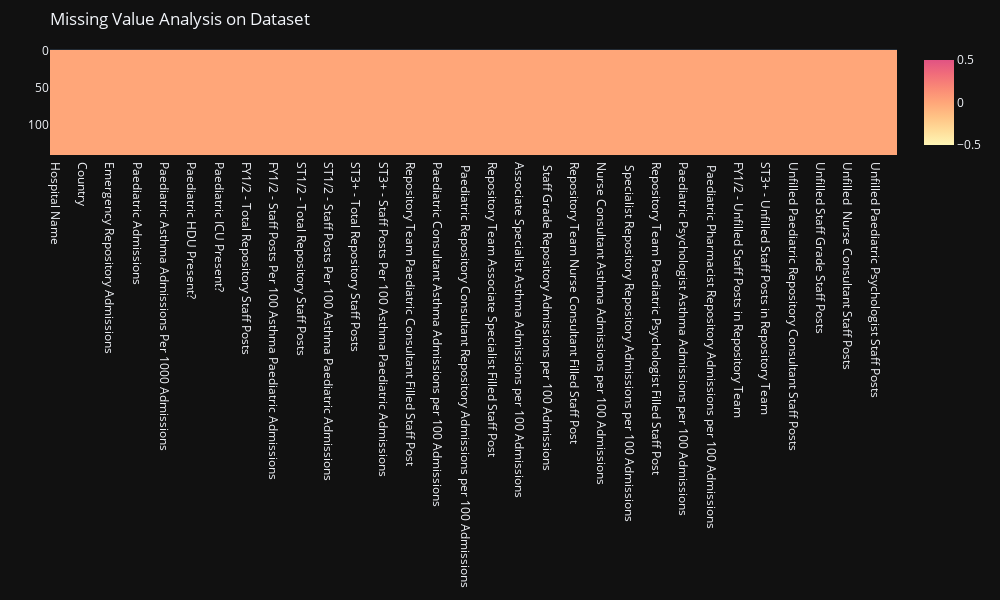

Source (notebook cell):
### Markdown cell above
### Missing Values

### Code cell
print(df.isnull().sum())
print("\nTotal number of missing values in the Paediatric Admissions Dataset",df.isnull().sum().sum())
# Missing value analysis - EDA 
figure = px.imshow(df.isna(), color_continuous_scale="pinkyl",width=1000,height=600)
figure.update_layout(title="Missing Value Analysis on Dataset",margin=dict(t=50, b=50, l=50, r=50),)
figure.show()

### Figure 1 — Plotly figure (JSON) as saved in the notebook; plotly's stock layout.template omitted (floating-point values rounded to 4 significant figures; data arrays with more than 128 entries replaced by an {"elided": "..."} marker saying what was removed)
{"data": [{"coloraxis": "coloraxis", "name": "0", "x": ["Hospital Name", "Trust Name", "Country", "Emergency Medical Admissions", "Emergency Repository Admissions", "Emergency Asthma Admissions", "Paediatric Admissions", "Repository Admissions", "Paediatric Asthma Admissions Per 1000 Admissions", "Total Paediatric Beds For Asthma Patients", "Paediatric HDU Present?", "Total Paediatric HDU Beds", "Paediatric ICU Present?", "Total Paediatric ICU Beds", "FY1/2 - Total Repository Staff Posts", "FY1/2 - Staff Posts Per 100 Repository Paediatric Admissions", "FY1/2 - Staff Posts Per 100 Asthma Paediatric Admissions", "FY1/2 -Filled Respiratory Staff Posts", "ST1/2 - Total Repository Staff Posts", "ST1/2 - Staff Posts Per 100 Repository Paediatric Admissions", "ST1/2 - Staff Posts Per 100 Asthma Paediatric Admissions", "ST1/2 -Filled Respiratory Staff Posts", "ST3+ - Total Repository Staff Posts", "ST3+ - Staff Posts Per 100 Repository Paediatric Admissions", "ST3+ - Staff Posts Per 100 Asthma Paediatric Admissions", "ST3+ -Filled Respiratory Staff Posts", "Repository Team Paediatric Consultant Filled Staff Post", " Paediatric Consultant Repository Admissions per 100 Admissions", "Paediatric Consultant Asthma Admissions per 100 Admissions", "Repository Team Paediatric Repository Consultant Filled Staff Post", " Paediatric Repository Consultant Repository Admissions per 100 Admissions", "Paediatric Repository Consultant Asthma Admissions per 100 Admissions", "Repository Team Associate Specialist Filled Staff Post", " Associate Specialist Repository Admissions per 100 Admissions", "Associate Specialist Asthma Admissions per 100 Admissions", "Repository Team Staff Grade Filled Staff Post", " Staff Grade Repository Admissions per 100 Admissions", "Staff Grade Asthma Admissions per 100 Admissions", "Repository Team Nurse Consultant Filled Staff Post", " Nurse Consultant Repository Admissions per 100 Admissions", "Nurse Consultant Asthma Admissions per 100 Admissions", "Repository Team Specialist Repository Filled Staff Post", " Specialist Repository Repository Admissions per 100 Admissions", " Specialist Repository Asthma Admissions per 100 Admissions", "Repository Team Paediatric Psychologist Filled Staff Post", " Paediatric Psychologist Repository Admissions per 100 Admissions", "Paediatric Psychologist Asthma Admissions per 100 Admissions", "Repository Team Paediatric Pharmacist Filled Staff Post", " Paediatric Pharmacist Repository Admissions per 100 Admissions", "Paediatric Pharmacist Asthma Admissions per 100 Admissions", "FY1/2 - Unfilled Staff Posts in Repository Team", "ST1/2 - Unfilled Staff Posts in Repository Team", "ST3+ - Unfilled Staff Posts in Repository Team", "Unfilled Paediatric Consultant Staff Posts", "Unfilled Paediatric Repository Consultant Staff Posts", "Unfilled Associate Specialist Staff Posts", "Unfilled Staff Grade Staff Posts", "Unfilled Asthma Nurse Consultant Staff Posts", "Unfilled  Nurse Consultant Staff Posts", "Unfilled Nurse Specialist Repository Staff Posts", "Unfilled Paediatric Psychologist Staff Posts", "Unfilled Paediatric Pharmacist Staff Posts"], "y": {"elided": "142 int values"}, "z": {"elided": "142x62 int values"}, "type": "heatmap", "xaxis": "x", "yaxis": "y", "hovertemplate": "x: %{x}<br>y: %{y}<br>color: %{z}<extra></extra>"}], "layout": {"xaxis": {"anchor": "y", "domain": [0.0, 1.0], "scaleanchor": "y", "constrain": "domain"}, "yaxis": {"anchor": "x", "domain": [0.0, 1.0], "autorange": "reversed", "constrain": "domain"}, "coloraxis": {"colorscale": [[0.0, "rgb(254, 246, 181)"], [0.1667, "rgb(255, 221, 154)"], [0.3333, "rgb(255, 194, 133)"], [0.5, "rgb(255, 166, 121)"], [0.6667, "rgb(250, 138, 118)"], [0.8333, "rgb(241, 109, 122)"], [1.0, "rgb(225, 83, 131)"]]}, "margin": {"t": 50, "b": 50, "l": 50, "r": 50}, "height": 600, "width": 1000, "title": {"text": "Missing Value Analysis on Dataset"}}}
